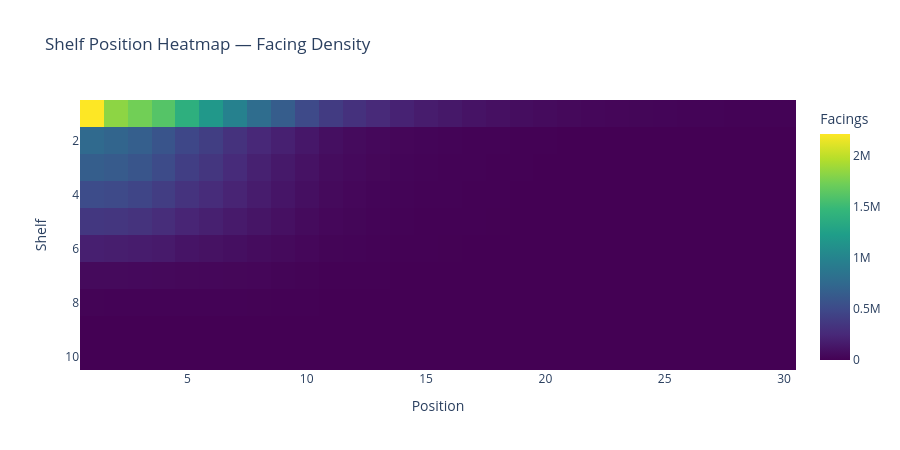

Notebook code cell kept with this figure:
### Markdown cell above
## 6 · Shelf Position Heatmap (Shelf × Position)

### Code cell
df = q("""
    SELECT
        Shelf,
        Position,
        COUNT(*) AS facings
    FROM parquet
    WHERE Shelf BETWEEN 1 AND 10
      AND Position BETWEEN 1 AND 30
    GROUP BY Shelf, Position
    ORDER BY Shelf, Position
""")

pivot = df.pivot(index='Shelf', columns='Position', values='facings').fillna(0)

fig = px.imshow(
    pivot,
    title='Shelf Position Heatmap — Facing Density',
    labels=dict(x='Position', y='Shelf', color='Facings'),
    color_continuous_scale='Viridis',
    aspect='auto'
)
fig.update_layout(height=450)
fig.show()

### Figure 1 — Plotly figure (JSON) as saved in the notebook; plotly's stock layout.template omitted (floating-point values rounded to 4 significant figures; data arrays with more than 128 entries replaced by an {"elided": "..."} marker saying what was removed)
{"data": [{"coloraxis": "coloraxis", "hovertemplate": "Position: %{x}<br>Shelf: %{y}<br>Facings: %{z}<extra></extra>", "name": "0", "type": "heatmap", "x": [1, 2, 3, 4, 5, 6, 7, 8, 9, 10, 11, 12, 13, 14, 15, 16, 17, 18, 19, 20, 21, 22, 23, 24, 25, 26, 27, 28, 29, 30], "xaxis": "x", "y": [1, 2, 3, 4, 5, 6, 7, 8, 9, 10], "yaxis": "y", "z": {"elided": "10x30 float values"}}], "layout": {"coloraxis": {"colorbar": {"title": {"text": "Facings"}}, "colorscale": [[0.0, "#440154"], [0.1111, "#482878"], [0.2222, "#3e4989"], [0.3333, "#31688e"], [0.4444, "#26828e"], [0.5556, "#1f9e89"], [0.6667, "#35b779"], [0.7778, "#6ece58"], [0.8889, "#b5de2b"], [1.0, "#fde725"]]}, "height": 450, "title": {"text": "Shelf Position Heatmap — Facing Density"}, "xaxis": {"anchor": "y", "domain": [0.0, 1.0], "title": {"text": "Position"}}, "yaxis": {"anchor": "x", "autorange": "reversed", "domain": [0.0, 1.0], "title": {"text": "Shelf"}}}}
